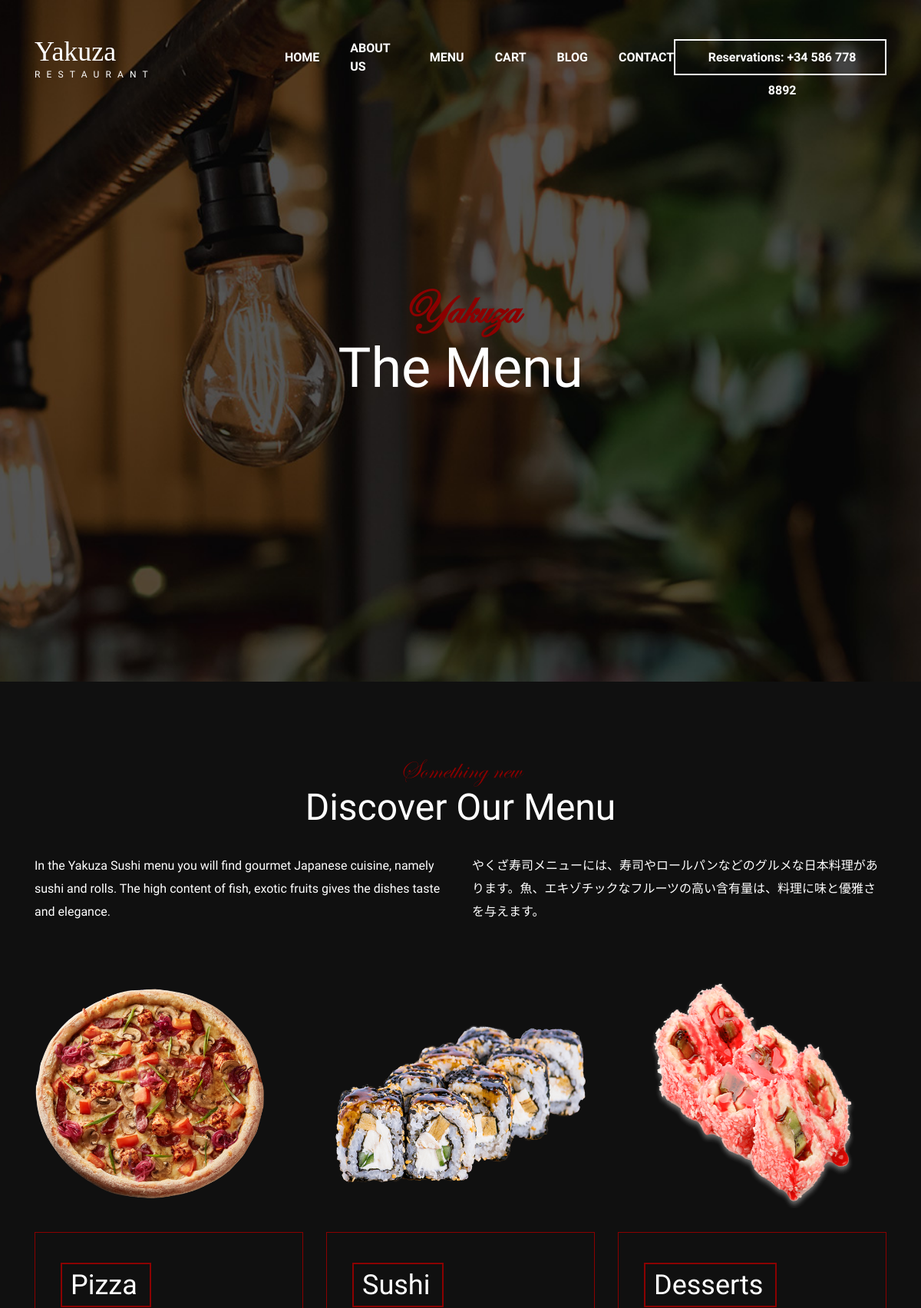
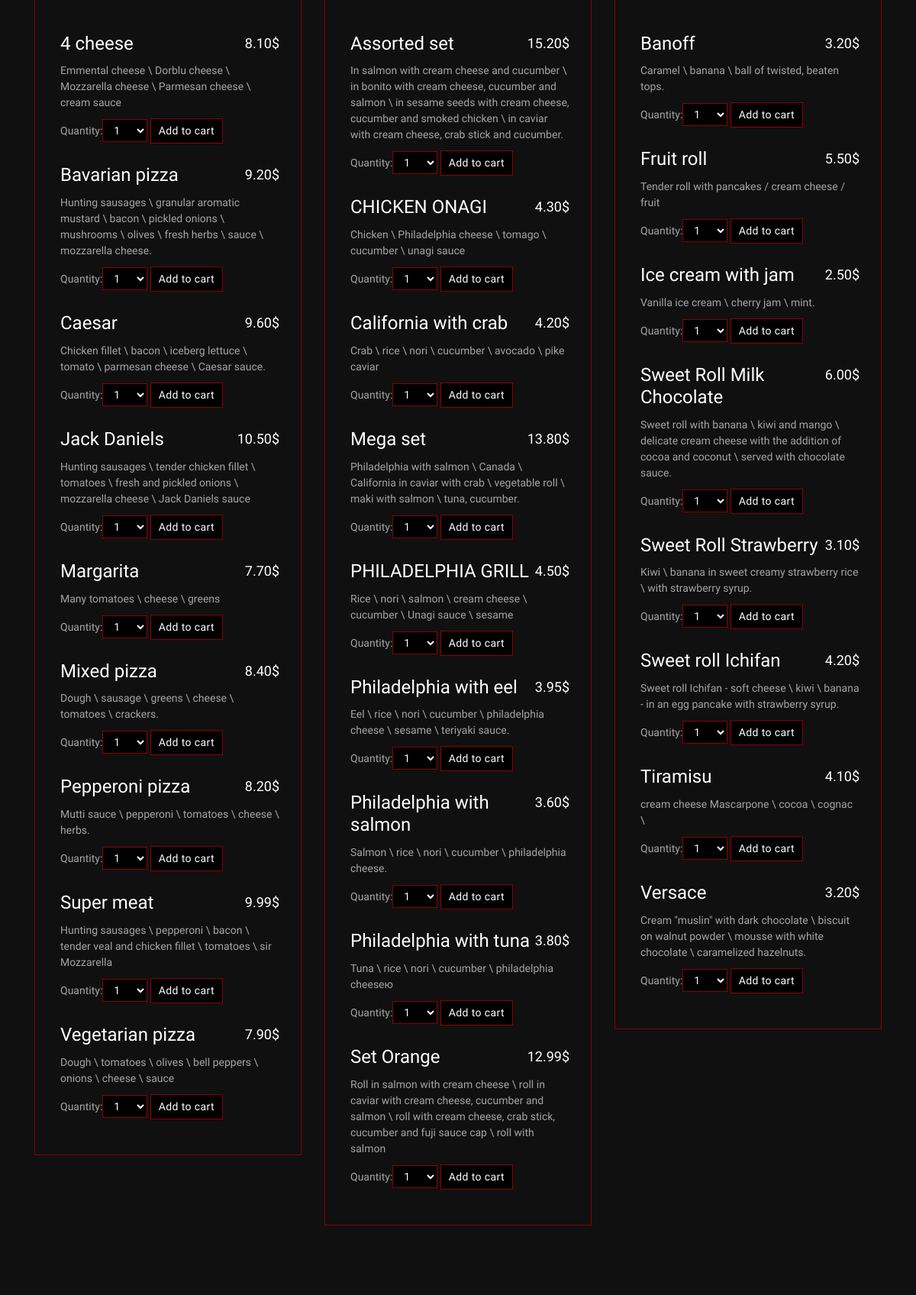
The app's page /menu/ (upper part) with its own data (2 pictures, top to bottom).
### pages/models.py (models this page shows, shortened)
class Product(models.Model):
    category = models.ForeignKey(Category,verbose_name='Категория', related_name='products', on_delete=models.CASCADE)
    name = models.CharField(verbose_name='Название блюда', max_length=150, db_index= True)
    slug = models.CharField(max_length=150, db_index= True, unique=True)
    image = models.ImageField(upload_to='product/%Y/%m/%d/')
    description = models.TextField(verbose_name='Описание блюда', max_length=1000)
    price = models.DecimalField(verbose_name='Цена блюда',max_digits=10, decimal_places=2)
    available = models.BooleanField(verbose_name='Наличие блюда', default= True)
    new  = models.BooleanField(verbose_name="Новое блюдо", default= False)
    class Meta:
        ordering = ('name',)
        verbose_name = 'Блюдо'
        verbose_name_plural = 'Блюда'
        index_together = (('id', 'slug'), )

### pages/views.py (the view)
# urls.py: path('menu/', views.menu, name="menu"),
def menu(request):
    products = Product.objects.filter(available= True)
    pizza_category = get_object_or_404(Category, slug= 'pizza')
    pizza_products = products.filter(category = pizza_category)
    sushi_category = get_object_or_404(Category, slug= 'sushi')
    sushi_products = products.filter(category = sushi_category)
    dessert_category = get_object_or_404(Category, slug= 'dessert')
    dessert_products = products.filter(category = dessert_category)
    cart_product_form = CartAddProductForm()
    context ={
        'pizza': pizza_products,
        'sushi': sushi_products,
        'dessert': dessert_products,
        'cart_product_form': cart_product_form,
    }
    return render(request, 'pages/menu.html', context)

### cart/forms.py
class CartAddProductForm(forms.Form):
    quantity = forms.TypedChoiceField(choices=PRODUCT_QUANTITY_CHOICES, coerce=int)
    update = forms.BooleanField(required=False, initial=False, widget=forms.HiddenInput)

### templates/pages/menu.html (shortened to what this page needs)
{% extends 'base.html/' %}
{% load static %}
{% block style %}
<link rel="stylesheet" href="{% static 'styles/menu.css' %}">
<link rel="stylesheet" href="{% static 'styles/menu_responsive.css' %}">
<link rel="stylesheet" href="{% static 'styles/main_styles.css' %}">
<link rel="stylesheet" href="{% static 'styles/responsive.css' %}">
{% endblock %}
{% block content %}
<div class="home">
	<div class="parallax_background parallax-window" data-parallax="scroll"
		data-image-src="{{ STATIC_PREFIX }}images/menu.jpg" data-speed="0.8"></div>
	<div class="home_container">
		<div class="container">
			<div class="row">
				<div class="col">
					<div class="home_content text-center">
						<div class="home_subtitle page_subtitle">Yakuza</div>
						<div class="home_title">
							<h1>The Menu</h1>
						</div>
					</div>
				</div>
			</div>
		</div>
	</div>
</div>
<div class="themenu">
	<div class="container">
		<div class="row">
			<div class="col">
				<div class="section_title_container text-center">
					<div class="section_subtitle page_subtitle">Something new</div>
					<div class="section_title">
						<h1>Discover Our Menu</h1>
					</div>
				</div>
			</div>
		</div>
		<div class="row themenu_text_row">
			<div class="col-lg-6">
				<div class="themenu_text">
					<p>In the Yakuza Sushi menu you will find gourmet Japanese cuisine, namely sushi and rolls. The high
						content of fish, exotic fruits gives the dishes taste and elegance.</p>
				</div>
			</div>
			<div class="col-lg-6">
				<div class="themenu_text">
					<p>
						やくざ寿司メニューには、寿司やロールパンなどのグルメな日本料理があります。魚、エキゾチックなフルーツの高い含有量は、料理に味と優雅さを与えます。</p>
				</div>
			</div>
		</div>
		<div class="row themenu_row">
			<div class="col-lg-4 themenu_column">
				<div class="themenu_image"><img src="{{ STATIC_PREFIX }}images/piz.png" alt=""></div>
				<div class="themenu_col trans_400">
					<div class="themenu_col_title">Pizza</div>
					<div class="dish_list">
						{% for item in pizza %}
						<div class="dish">
							<div
								class="dish_title_container d-flex flex-xl-row flex-column align-items-start justify-content-start">
								<div class="dish_title">
									<h3>{{item.name}}</h3>
								</div>
								<div class="dish_price">{{item.price}}$</div>
							</div>
							<div class="dish_contents">
								<ul class="d-flex flex-row align-items-start justify-content-start flex-wrap">
									<li>{{item.description}}</li>
								</ul>
							</div>
							<div class="dish_order">
								<form action="{% url 'cart:cart_add' item.id %}" method="post">
									{{ cart_product_form }}
									<input type="submit" value="Add to cart"  class="cart_input">
								</form>
							</div>
						</div>
						{% endfor %}
					</div>
				</div>
			</div>
			<div class="col-lg-4 themenu_column">
				<div class="themenu_image"><img src="{{ STATIC_PREFIX }}images/roll.png" alt=""></div>
				<div class="themenu_col trans_400">
					<div class="themenu_col_title">Sushi</div>
					<div class="dish_list">
						{% for item in sushi %}
						<div class="dish">
							<div
								class="dish_title_container d-flex flex-xl-row flex-column align-items-start justify-content-start">
								<div class="dish_title">
									<h3>{{item.name}}</h3>
								</div>
								<div class="dish_price">{{item.price}}$</div>
							</div>
							<div class="dish_contents">
								<ul class="d-flex flex-row align-items-start justify-content-start flex-wrap">
									<li>{{item.description}}</li>
								</ul>
							</div>
							<div class="dish_order">
								<form action="{% url 'cart:cart_add' item.id %}" method="post">
									{{ cart_product_form }}
									<input type="submit" value="Add to cart"  class="cart_input">
								</form>
							</div>
						</div>
						{% endfor %}
					</div>
				</div>
			</div>
			<div class="col-lg-4 themenu_column">
				<div class="themenu_image"><img src="{{ STATIC_PREFIX }}images/des.png" alt=""></div>
				<div class="themenu_col trans_400">
					<div class="themenu_col_title">Desserts</div>
					<div class="dish_list">
						{% for item in dessert %}
						<div class="dish">
							<div
								class="dish_title_container d-flex flex-xl-row flex-column align-items-start justify-content-start">
								<div class="dish_title">
									<h3>{{item.name}}</h3>
								</div>
								<div class="dish_price">{{item.price}}$</div>
							</div>
							<div class="dish_contents">
								<ul class="d-flex flex-row align-items-start justify-content-start flex-wrap">
									<li>{{item.description}}</li>
								</ul>
							</div>
							<div class="dish_order">
								<form action="{% url 'cart:cart_add' item.id %}" method="post">
									{{ cart_product_form }}
									<input type="submit" value="Add to cart" class="cart_input">
								</form>
							</div>
						</div>
						{% endfor %}
					</div>
				</div>
			</div>
		</div>
	</div>
</div>
{% endblock %}

### templates/base.html (shortened to what this page needs)
{% load static %}
{% get_static_prefix as STATIC_PREFIX %}
<!DOCTYPE html>
<html lang="en">
<head>
    <link rel="stylesheet" href="{% static 'styles/bootstrap-4.1.2/bootstrap.min.css' %}">
    <link rel="stylesheet" href="{% static 'plugins/font-awesome-4.7.0/css/font-awesome.min.css' %}">
    <link rel="stylesheet" href="{% static 'plugins/OwlCarousel2-2.2.1/owl.carousel.css' %}">
    <link rel="stylesheet" href="{% static 'plugins/OwlCarousel2-2.2.1/owl.theme.default.css' %}">
    <link rel="stylesheet" href="{% static 'plugins/OwlCarousel2-2.2.1/animate.css' %}">
    <link rel="stylesheet" href="{% static 'plugins/colorbox/colorbox.css' %}">
    <link rel="stylesheet" href="{% static 'plugins/jquery-datepicker/jquery-ui.css' %}">
    <link rel="stylesheet" href="{% static 'plugins/jquery-timepicker/jquery.timepicker.css' %}">
    {% block style %}
    {% endblock  %}
</head>
<body>
    <div class="super_container">
        {% include 'partials/_header.html' %}
        {% block content %}
        {% endblock %}
    </div>
</body>
</html>

### templates/partials/_header.html (shortened to what this page needs)
{% load static %}
<header class="header">
    <div class="container">
        <div class="row">
            <div class="col">
                <div class="header_content d-flex flex-row align-items-center justify-content-start">
                    <div class="logo">
                        <a href="/">
                            <div class="header_logo_title">Yakuza</div>
                            <div>restaurant</div>
                        </a>
                    </div>
                    <nav class="main_nav">
                        <ul class="d-flex flex-row align-items-center justify-content-start">
                            <li><a href="/">home</a></li>
                            <li><a href="/about">about us</a></li>
                            <li><a href="/menu">menu</a></li>
                            <li><a href="/cart">cart</a></li>
                            <li><a href="/blog">blog</a></li>
                            <li><a href="/contact">contact</a></li>
                        </ul>
                    </nav>
                    <div class="reservations_phone ml-auto">Reservations: +34 586 778 8892</div>
                </div>
            </div>
        </div>
    </div>
</header>

### templates/partials/_footer.html (shortened to what this page needs)
{% load static %}

### app/static/styles/main_styles.css (style rules this page uses)
* { margin: 0; padding: 0; -webkit-font-smoothing: antialiased; -webkit-text-shadow: rgba(0, 0, 0, .01) 0 0 1px; text-shadow: rgba(0, 0, 0, .01) 0 0 1px; }
body { font-family: 'PT Sans Narrow', sans-serif; font-size: 14px; font-weight: 400; background: #FFFFFF; color: #a5a5a5; }
div { display: block; position: relative; -webkit-box-sizing: border-box; -moz-box-sizing: border-box; box-sizing: border-box; }
ul { list-style: none; margin-bottom: 0px; }
p { font-family: 'PT Sans Narrow', sans-serif; font-size: 16px; line-height: 1.875; font-weight: 400; color: #636363; -webkit-font-smoothing: antialiased; -webkit-text-shadow: rgba(0, 0, 0, .01) 0 0 1px; text-shadow: rgba(0, 0, 0, .01) 0 0 1px; }
p:last-of-type { margin-bottom: 0; }
a { -webkit-transition: all 200ms ease; -moz-transition: all 200ms ease; -ms-transition: all 200ms ease; -o-transition: all 200ms ease; transition: all 200ms ease; }
a, a:hover, a:visited, a:active, a:link { text-decoration: none; -webkit-font-smoothing: antialiased; -webkit-text-shadow: rgba(0, 0, 0, .01) 0 0 1px; text-shadow: rgba(0, 0, 0, .01) 0 0 1px; }
h1 { font-size: 48px; }
h3 { font-size: 24px; }
h1, h2, h3, h4, h5, h6 { font-family: 'PT Sans Narrow', sans-serif; -webkit-font-smoothing: antialiased; -webkit-text-shadow: rgba(0, 0, 0, .01) 0 0 1px; text-shadow: rgba(0, 0, 0, .01) 0 0 1px; line-height: 1.2; color: #232323; }
.trans_400 { -webkit-transition: all 400ms ease; -moz-transition: all 400ms ease; -ms-transition: all 400ms ease; -o-transition: all 400ms ease; transition: all 400ms ease; }
.super_container { width: 100%; overflow: hidden; }
.parallax-window { min-height: 400px; background: transparent; }
.parallax_background { position: absolute; top: 0; left: 0; width: 100%; height: 100%; }
.page_subtitle { font-family: 'Edward', sans-serif; color: #8B0000; line-height: 0.75; }
.header { position: fixed; top: 0; left: 0; width: 100%; z-index: 100; -webkit-transition: all 400ms ease; -moz-transition: all 400ms ease; -ms-transition: all 400ms ease; -o-transition: all 400ms ease; transition: all 400ms ease; }
.header_content { width: 100%; height: 149px; -webkit-transition: all 400ms ease; -moz-transition: all 400ms ease; -ms-transition: all 400ms ease; -o-transition: all 400ms ease; transition: all 400ms ease; }
.logo { -webkit-transform: translateY(3px); -moz-transform: translateY(3px); -ms-transform: translateY(3px); -o-transform: translateY(3px); transform: translateY(3px); }
.logo a { display: block; }
.logo a>div:first-child { font-size: 36px; line-height: 0.75; color: #FFFFFF; }
.logo a>div:last-child { font-size: 12px; text-transform: uppercase; color: #FFFFFF; letter-spacing: 0.680em; line-height: 0.75; margin-top: 12px; }
.header_logo_title { font-family: "Logo"; }
.main_nav { margin-left: 170px; }
.main_nav ul li:not(:last-child) { margin-right: 40px; }
.main_nav ul li a { font-size: 16px; font-weight: 700; color: #FFFFFF; text-transform: uppercase; }
.reservations_phone { height: 47px; line-height: 43px; padding-left: 25px; padding-right: 20px; text-align: center; border: solid 2px #FFFFFF; font-size: 16px; font-weight: 700; color: #FFFFFF; }
.home { width: 100%; height: 888px; }
.home_container { position: absolute; top: 43%; left: 0; width: 100%; }
.home_subtitle { font-size: 60px; font-weight: bold; line-height: 0.75; }
.home_title { margin-top: 10px; }
.home_title h1 { font-size: 72px; color: #fff; }
.themenu { width: 100%; background: #101010; }
.themenu_col { width: 100%; padding-left: 33px; padding-top: 39px; padding-right: 28px; padding-bottom: 44px; border: solid 1px #8B0000; }
.themenu_row { margin-top: 71px; padding-bottom: 102px; }
.themenu_col_title { display: inline-block; height: 58px; padding-left: 11px; padding-right: 16px; border: solid 2px #8B0000; font-size: 36px; line-height: 54px; color: #FFFFFF; }
.dish_list { margin-top: 44px; }
.dish:not(:last-child) { margin-bottom: 25px; }
.dish_title h3 { color: #FFFFFF; }
.dish_price { font-size: 18px; color: #FFFFFF; }
.dish_price { margin-left: auto; }
.dish_contents { margin-top: 3px; }
.dish_contents ul li { font-size: 14px; }
.dish_order { margin-top: 10px; }

### records on screen
Product: name "4 cheese", price "8.10", description "Emmental cheese \\ Dorblu cheese \\ Mozzarella cheese \\ Parmesan cheese \\ cream sauce"
Product: name "Bavarian pizza", price "9.20", description "Hunting sausages \\ granular aromatic mustard \\ bacon \\ pickled onions \\ mushrooms \\ olives \\ fresh herbs \\ sauce \\ mozzarella cheese."
Product: name "Caesar", price "9.60", description "Chicken fillet \\ bacon \\ iceberg lettuce \\ tomato \\ parmesan cheese \\ Caesar sauce."
Product: name "Jack Daniels", price "10.50", description "Hunting sausages \\ tender chicken fillet \\ tomatoes \\ fresh and pickled onions \\ mozzarella cheese \\ Jack Daniels sauce"
Product: name "Margarita", price "7.70", description "Many tomatoes \\ cheese \\ greens"
Product: name "Mixed pizza", price "8.40", description "Dough \\ sausage \\ greens \\ cheese \\ tomatoes \\ crackers."
Product: name "Pepperoni pizza", price "8.20", description "Mutti sauce \\ pepperoni \\ tomatoes \\ cheese \\ herbs."
Product: name "Super meat", price "9.99", description "Hunting sausages \\ pepperoni \\ bacon \\ tender veal and chicken fillet \\ tomatoes \\ sir Mozzarella"
Product: name "Vegetarian pizza", price "7.90", description "Dough \\ tomatoes \\ olives \\ bell peppers \\ onions \\ cheese \\ sauce"
Product: name "Assorted set", price "15.20", description "In salmon with cream cheese and cucumber \\ in bonito with cream cheese, cucumber and salmon \\ in sesame seeds with cream cheese, cucumber and smoked chicken \\ in caviar with cream cheese, crab stick and cucumber."
Product: name "CHICKEN ONAGI", price "4.30", description "Chicken \\ Philadelphia cheese \\ tomago \\ cucumber \\ unagi sauce"
Product: name "California with crab", price "4.20", description "Crab \\ rice \\ nori \\ cucumber \\ avocado \\ pike caviar"
Product: name "Mega set", price "13.80", description "Philadelphia with salmon \\ Canada \\ California in caviar with crab \\ vegetable roll \\ maki with salmon \\ tuna, cucumber."
Product: name "PHILADELPHIA GRILL", price "4.50", description "Rice \\ nori \\ salmon \\ cream cheese \\ cucumber \\ Unagi sauce \\ sesame"
Product: name "Philadelphia with eel", price "3.95", description "Eel \\ rice \\ nori \\ cucumber \\ philadelphia cheese \\ sesame \\ teriyaki sauce."
Product: name "Philadelphia with salmon", price "3.60", description "Salmon \\ rice \\ nori \\ cucumber \\ philadelphia cheese."
Product: name "Philadelphia with tuna", price "3.80", description "Tuna \\ rice \\ nori \\ cucumber \\ philadelphia cheeseю"
Product: name "Set Orange", price "12.99", description "Roll in salmon with cream cheese \\ roll in caviar with cream cheese, cucumber and salmon \\ roll with cream cheese, crab stick, cucumber and fuji sauce cap \\ roll with salmon"
Product: name "Banoff", price "3.20", description "Caramel \\ banana \\ ball of twisted, beaten tops."
Product: name "Fruit roll", price "5.50", description "Tender roll with pancakes / cream cheese / fruit"
Product: name "Ice cream with jam", price "2.50", description "Vanilla ice cream \\ cherry jam \\ mint."
Product: name "Sweet Roll Milk Chocolate", price "6.00", description "Sweet roll with banana \\ kiwi and mango \\ delicate cream cheese with the addition of cocoa and coconut \\ served with chocolate sauce."
Product: name "Sweet Roll Strawberry", price "3.10", description "Kiwi \\ banana in sweet creamy strawberry rice \\ with strawberry syrup."
Product: name "Sweet roll Ichifan", price "4.20", description "Sweet roll Ichifan - soft cheese \\ kiwi \\ banana - in an egg pancake with strawberry syrup."
Product: name "Tiramisu", price "4.10", description "cream cheese Mascarpone \\ cocoa \\ cognac \\"
Product: name "Versace", price "3.20", description "Cream \"muslin\" with dark chocolate \\ biscuit on walnut powder \\ mousse with white chocolate \\ caramelized hazelnuts."
